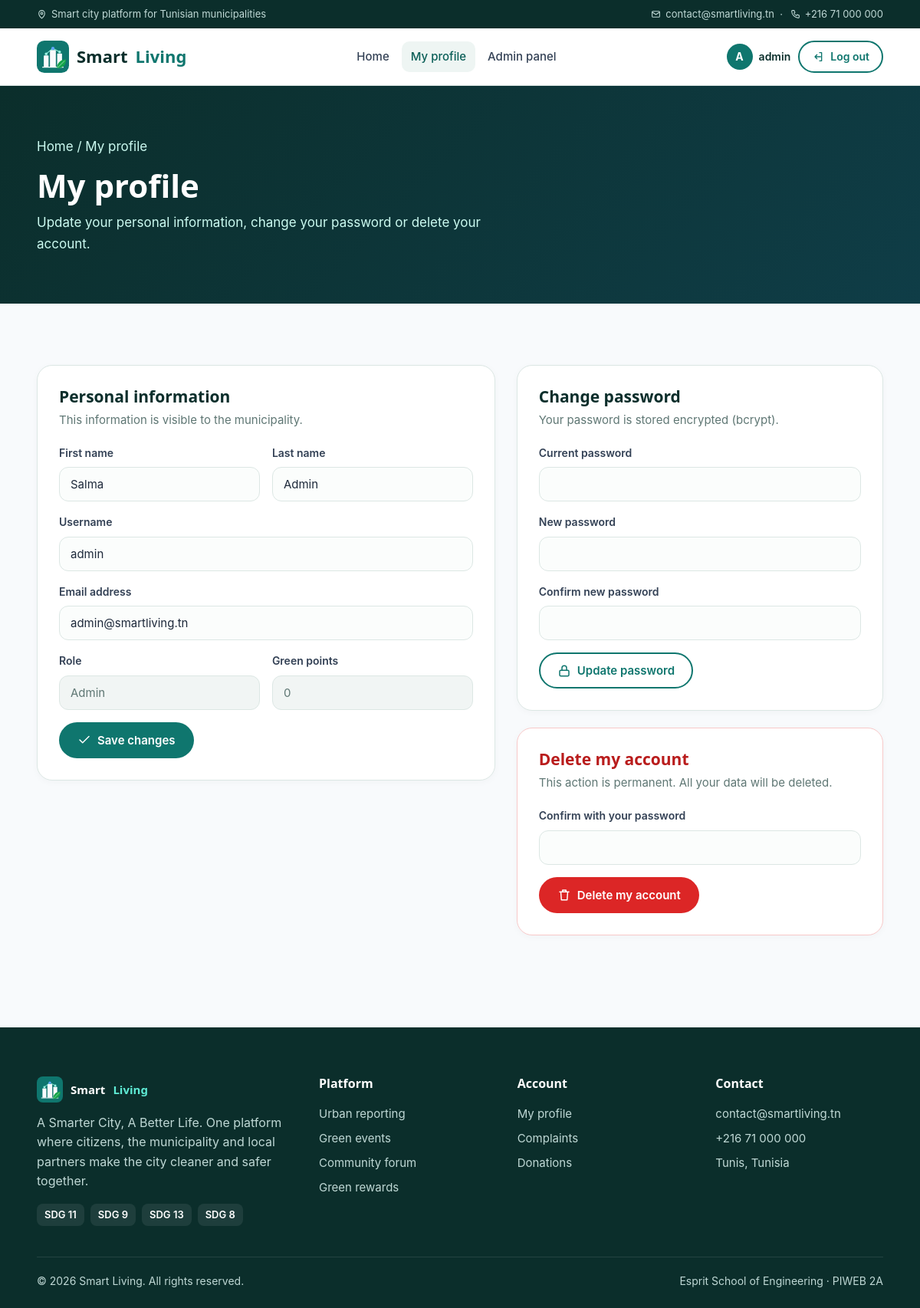
/index.php?action=profile (signed in), run on the app's committed database.
### tables this page shows
CREATE TABLE IF NOT EXISTS users (
  id INT AUTO_INCREMENT PRIMARY KEY,
  username VARCHAR(50) NOT NULL UNIQUE,
  first_name VARCHAR(50) NOT NULL,
  last_name VARCHAR(50) NOT NULL,
  email VARCHAR(150) NOT NULL UNIQUE,
  password VARCHAR(255) NOT NULL,
  role ENUM('user', 'admin') NOT NULL DEFAULT 'user',
  status ENUM('active', 'blocked') NOT NULL DEFAULT 'active',
  points INT NOT NULL DEFAULT 0,
  created_at TIMESTAMP DEFAULT CURRENT_TIMESTAMP
);

### config/database.php (called while the page is built)
<?php
class Database
{
    private static $pdo = null;
    public static function getConnexion()
    {
        if (!isset(self::$pdo)) {
            try {
                self::$pdo = new PDO(
                    'mysql:host=localhost;dbname=smartliving;charset=utf8mb4',
                    'root',
                    '',
                    [
                        PDO::ATTR_ERRMODE            => PDO::ERRMODE_EXCEPTION,
                        PDO::ATTR_DEFAULT_FETCH_MODE => PDO::FETCH_ASSOC,
                        PDO::ATTR_EMULATE_PREPARES   => false,
                    ]
                );
            } catch (Exception $e) {
                die('Erreur: ' . $e->getMessage());
            }
        }
        return self::$pdo;
    }
}

### controllers/UserController.php (called while the page is built, shortened)
<?php
require_once __DIR__ . '/../config/database.php';
require_once __DIR__ . '/../models/UserModel.php';
class UserController
{
    private PDO $db;
    public function __construct(AuthController $auth)
    {
        $this->db   = Database::getConnexion();
    }
    public function findById(int $id): ?UserModel
    {
        $stmt = $this->db->prepare('SELECT * FROM users WHERE id = :id LIMIT 1');
        $stmt->execute(['id' => $id]);
        $row = $stmt->fetch();
        return $row ? UserModel::fromArray($row) : null;
    }
}

### models/UserModel.php (called while the page is built, shortened)
<?php
class UserModel
{
    private string $username = '';
    private string $firstName = '';
    private string $lastName = '';
    private string $email = '';
    private string $role = 'user';
    private int $points = 0;
    public function getUsername(): string
    {
        return $this->username;
    }
    public function getFirstName(): string
    {
        return $this->firstName;
    }
    public function getLastName(): string
    {
        return $this->lastName;
    }
    public function getEmail(): string
    {
        return $this->email;
    }
    public function getRole(): string
    {
        return $this->role;
    }
    public function getPoints(): int
    {
        return $this->points;
    }
    public function setUsername(string $username): void
    {
        $this->username = $username;
    }
    public function setFirstName(string $firstName): void
    {
        $this->firstName = $firstName;
    }
    public function setLastName(string $lastName): void
    {
        $this->lastName = $lastName;
    }
    public function setEmail(string $email): void
    {
        $this->email = $email;
    }
    public function setRole(string $role): void
    {
        $this->role = $role;
    }
    public function setPoints(int $points): void
    {
        $this->points = $points;
    }
    public static function fromArray(array $row): self
    {
        $user = new self();
        $user->setId((int) ($row['id'] ?? 0));
        $user->setUsername((string) ($row['username'] ?? ''));
        $user->setFirstName((string) ($row['first_name'] ?? ''));
        $user->setLastName((string) ($row['last_name'] ?? ''));
        $user->setEmail((string) ($row['email'] ?? ''));
        $user->setPassword((string) ($row['password'] ?? ''));
        $user->setRole((string) ($row['role'] ?? 'user'));
        $user->setStatus((string) ($row['status'] ?? 'active'));
        $user->setPoints((int) ($row['points'] ?? 0));
        $user->setCreatedAt((string) ($row['created_at'] ?? ''));
        return $user;
    }
}

### views/profile.php (the view, shortened to what this page needs)
<?php
require_once __DIR__ . '/partials/helpers.php';
$old = $old ?? [];
$val = fn(string $k, string $default) => $old[$k] ?? $default;
?>
<section class="page-head"><div class="container">
    <p class="crumbs">Home / My profile</p>
    <h1>My profile</h1>
    <p>Update your personal information, change your password or delete your account.</p>
</div></section>
<section class="block"><div class="container">
    <div class="layout-2">
        <div class="card">
            <h3>Personal information</h3>
            <p class="sub">This information is visible to the municipality.</p>
            <form method="POST" action="index.php?action=profile" novalidate data-validate>
                <div class="form-row">
                    <div class="field">
                        <label for="first_name">First name</label>
                        <input type="text" id="first_name" name="first_name" value="<?= e($val('first_name', $user->getFirstName())) ?>" data-rules="required|name">
                    </div>
                    <div class="field">
                        <label for="last_name">Last name</label>
                        <input type="text" id="last_name" name="last_name" value="<?= e($val('last_name', $user->getLastName())) ?>" data-rules="required|name">
                    </div>
                </div>
                <div class="field">
                    <label for="username">Username</label>
                    <input type="text" id="username" name="username" value="<?= e($val('username', $user->getUsername())) ?>" data-rules="required|username">
                </div>
                <div class="field">
                    <label for="email">Email address</label>
                    <input type="email" id="email" name="email" value="<?= e($val('email', $user->getEmail())) ?>" data-rules="required|email">
                </div>
                <div class="form-row">
                    <div class="field"><label>Role</label><input type="text" value="<?= e(ucfirst($user->getRole())) ?>" disabled></div>
                    <div class="field"><label>Green points</label><input type="text" value="<?= $user->getPoints() ?>" disabled></div>
                </div>
                <button type="submit" class="btn btn-primary"><?= icon('check', 18) ?> Save changes</button>
            </form>
        </div>
        <div>
            <div class="card" id="password">
                <h3>Change password</h3>
                <p class="sub">Your password is stored encrypted (bcrypt).</p>
                <form method="POST" action="index.php?action=password" novalidate data-validate>
                    <div class="field">
                        <label for="current_password">Current password</label>
                        <input type="password" id="current_password" name="current_password" autocomplete="current-password" data-rules="required">
                    </div>
                    <div class="field">
                        <label for="new_password">New password</label>
                        <input type="password" id="new_password" name="new_password" autocomplete="new-password" data-rules="required|password">
                    </div>
                    <div class="field">
                        <label for="new_password_confirm">Confirm new password</label>
                        <input type="password" id="new_password_confirm" name="new_password_confirm" autocomplete="new-password" data-rules="required|match:new_password">
                    </div>
                    <button type="submit" class="btn btn-outline"><?= icon('lock', 18) ?> Update password</button>
                </form>
            </div>
            <div class="card danger" id="delete">
                <h3>Delete my account</h3>
                <p class="sub">This action is permanent. All your data will be deleted.</p>
                <form method="POST" action="index.php?action=account_delete" novalidate data-validate
                      data-confirm="Are you sure you want to delete your account? This cannot be undone.">
                    <div class="field">
                        <label for="delete_password">Confirm with your password</label>
                        <input type="password" id="delete_password" name="password" autocomplete="current-password" data-rules="required">
                    </div>
                    <button type="submit" class="btn btn-danger"><?= icon('trash', 18) ?> Delete my account</button>
                </form>
            </div>
        </div>
    </div>
</div></section>
<?php
require __DIR__ . '/layout.php';

### views/assets/css/style.css (style rules this page uses)
:root { --teal:#0F766E; --teal-d:#0B5F58; --ink:#0B2E2B; --mint:#5EEAD4; --mint-l:#CCFBF1; --blue:#2563EB; --green:#16A34A; --orange:#EA580C; --amber:#B45309; --red:#DC2626; --pink:#DB2777; --purple:#7C3AED; --bg:#F8FAFC; --bg2:#EEF5F3; --card:#FFFFFF; --line:#DCE7E4; --muted:#5F7774; --text:#1E293B; --r:16px; --shadow:0 8px 30px rgba(11,46,43,.08); }
* { margin:0;padding:0;box-sizing:border-box }
html { scroll-behavior:smooth }
body { font-family:'Inter',system-ui,-apple-system,'Segoe UI',Arial,sans-serif;background:var(--bg);color:var(--text);line-height:1.6;font-size:16px }
h1,h2,h3,h4 { font-family:'Poppins',system-ui,-apple-system,'Segoe UI',Arial,sans-serif;color:var(--ink);line-height:1.2 }
.container { width:min(1200px,92%);margin:0 auto }
.btn { display:inline-flex;align-items:center;gap:8px;padding:12px 22px;border-radius:999px;font-weight:600;font-size:15px;border:2px solid transparent;cursor:pointer;transition:.2s;font-family:inherit }
.btn-primary { background:var(--teal);color:#fff }
.btn-outline { border-color:var(--teal);color:var(--teal);background:transparent }
section.block { padding:80px 0 }
.page-head { background:linear-gradient(135deg,#0B2E2B,#0F3D47);color:#fff;padding:56px 0 64px;position:relative;overflow:hidden }
.page-head h1 { color:#fff;font-size:42px }
.page-head p { color:#CCFBF1;margin-top:10px;max-width:620px;font-size:17px }
.crumbs { font-size:14px;color:#9FC9C3;margin-bottom:12px }
.layout-2 { display:grid;grid-template-columns:1.25fr 1fr;gap:28px;align-items:start }
.card { background:#fff;border:1px solid var(--line);border-radius:20px;padding:28px;box-shadow:0 2px 10px rgba(11,46,43,.03) }
.card h3 { font-size:21px;margin-bottom:6px }
.card .sub { color:var(--muted);font-size:15px;margin-bottom:20px }
.form-row { display:grid;grid-template-columns:1fr 1fr;gap:16px }
.field { display:flex;flex-direction:column;gap:7px;margin-bottom:16px }
.field label { font-weight:600;font-size:14px;color:#334155 }
.field input,.field select,.field textarea { font-family:inherit;font-size:15px;padding:12px 14px;border:1.5px solid var(--line);border-radius:12px;background:#FBFDFC;color:var(--text);outline:none;transition:.2s }
.field input:disabled { background:#F1F5F4;color:var(--muted) }
.btn-danger { background:#DC2626;color:#fff }
.card + .card { margin-top:22px }
.card.danger { border-color:#F8C9C9 }
.card.danger h3 { color:#B91C1C }
.form-row>.field { min-width:0 }
.field input,.field select,.field textarea { width:100%;min-width:0 }

### data on the page
users: first_name "Salma", last_name "Admin", username "admin", email "admin@smartliving.tn", role "Admin", points "0"

### other printed values
mb_substr($_SESSION['username'] ?? '?', 0, 1) "A"
$_SESSION['username'] "admin"
